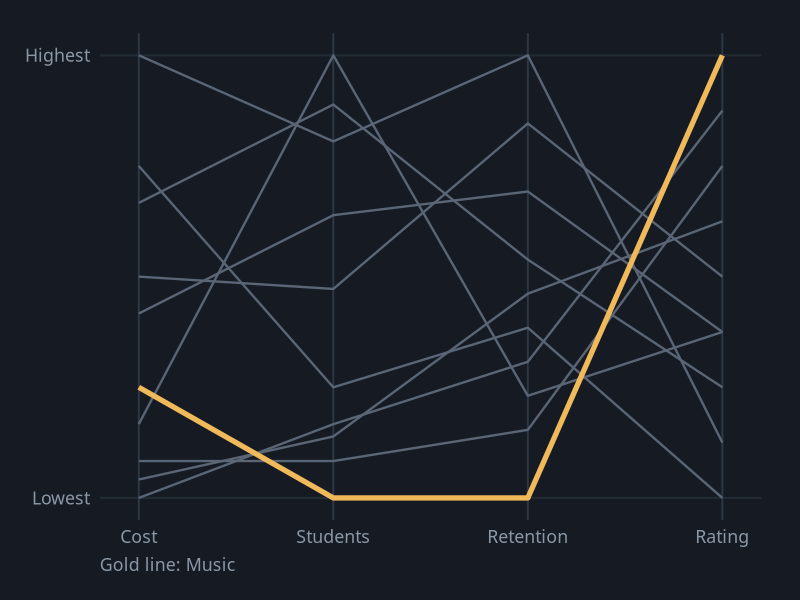
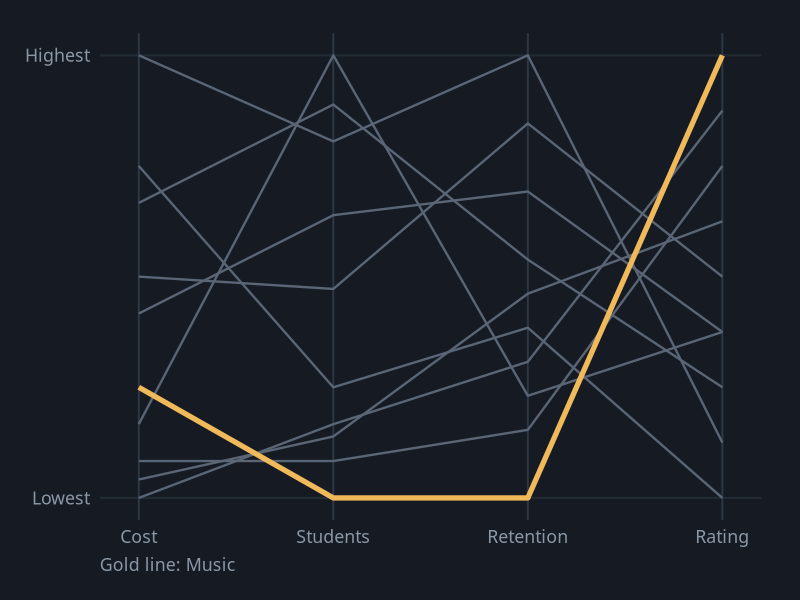

Write the R code that produced these figures, in order.
# Parallel Coordinates
# Question: How do programs compare across cost, size, retention, and rating?
# Put this script and parallel.csv in the same folder, then in RStudio choose
# Session > Set Working Directory > To Source File Location.

library(tidyverse)

# ---- Gallery look: dark background, soft gray text ----
font <- "IBM Plex Sans"   # use "sans" if IBM Plex Sans is not installed
ink  <- "#8B97A7"

theme_gallery <- function() {
  theme_minimal(base_size = 16, base_family = font) +
    theme(
      plot.background  = element_rect(fill = "#161B23", color = NA),
      panel.grid.major = element_line(color = "#222A34"),
      panel.grid.minor = element_blank(),
      text             = element_text(color = ink),
      axis.text        = element_text(color = ink),
      legend.position  = "top",
      legend.title     = element_blank(),
      plot.margin      = margin(24, 28, 18, 18)
    )
}

highlight <- "Music"

df <- read_csv("parallel.csv", show_col_types = FALSE)

# Reshape to one row per program per measure, then scale each measure 0 to 1
long <- df |>
  pivot_longer(-program, names_to = "measure", values_to = "value") |>
  group_by(measure) |>
  mutate(scaled = (value - min(value)) / (max(value) - min(value))) |>
  ungroup() |>
  mutate(measure = factor(measure, levels = names(df)[-1]))

p <- ggplot(long, aes(x = measure, y = scaled, group = program)) +
  geom_vline(xintercept = 1:4, color = "#2E3845") +
  geom_line(data = filter(long, program != highlight), color = "#5A6575", linewidth = 0.8) +
  geom_line(data = filter(long, program == highlight), color = "#F0B95A", linewidth = 1.8) +
  scale_x_discrete(labels = c("Cost", "Students", "Retention", "Rating"),
                   expand = expansion(add = 0.2)) +
  scale_y_continuous(breaks = c(0, 1), labels = c("Lowest", "Highest")) +
  labs(x = NULL, y = NULL, caption = paste("Gold line:", highlight)) +
  theme_gallery() +
  theme(panel.grid = element_blank(),
        plot.caption = element_text(color = ink, hjust = 0))

ggsave("parallel.png", p, width = 9, height = 6, dpi = 200)
p
